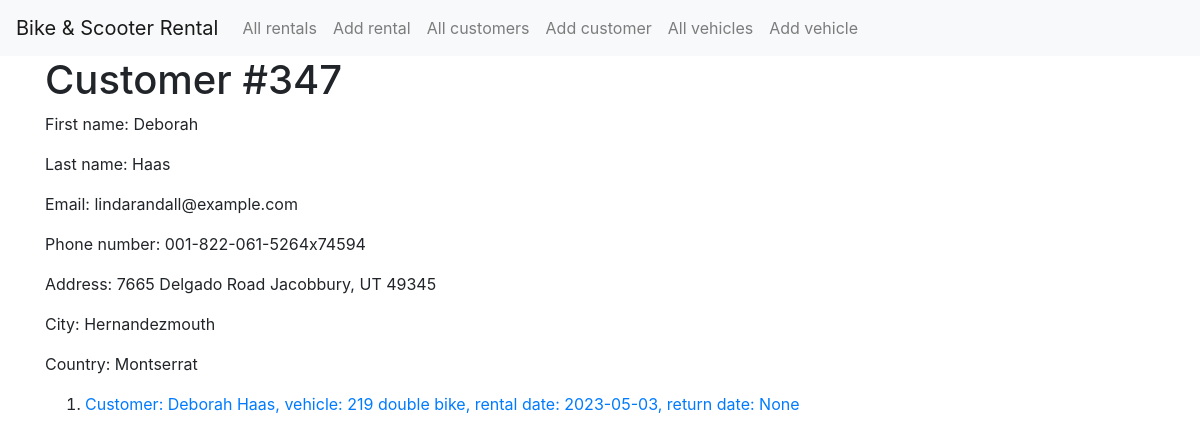
Screenshot of /rent/customer/347 with the database file from the repository.
### rent/models.py (models this page shows)
class Customer(models.Model):
    first_name = models.CharField(max_length=100)
    last_name = models.CharField(max_length=100)
    email = models.EmailField(unique=True)
    phone_number = PhoneNumberField()
    address = models.CharField(max_length=300)
    city = models.CharField(max_length=50)
    country = models.CharField(max_length=50)
    def __str__(self):
        return f"{self.first_name} {self.last_name}"

class Rental(models.Model):
    rental_date = models.DateField()
    return_date = models.DateField(null=True, blank=True)
    customer = models.ForeignKey(Customer, related_name='customer', on_delete=models.CASCADE)
    vehicle = models.ForeignKey(Vehicle, related_name='vehicle', on_delete=models.CASCADE)
    def __str__(self):
        return f"Customer: {self.customer}, vehicle: {self.vehicle}, " \
               f"rental date: {self.rental_date}, " \
               f"return date: {self.return_date}"

class Vehicle(models.Model):
    vehicle_type = models.ForeignKey(VehicleType, on_delete=models.CASCADE)
    vehicle_size = models.ForeignKey(VehicleSize, on_delete=models.CASCADE)
    date_created = models.DateTimeField(auto_now_add=True)
    real_cost = models.IntegerField()
    def __str__(self):
        return f"{self.id} {self.vehicle_size} {self.vehicle_type}"

class VehicleSize(models.Model):
    name = models.CharField(max_length=100)
    def __str__(self):
        return self.name

class VehicleType(models.Model):
    name = models.CharField(max_length=100)
    def __str__(self):
        return self.name

### rent/views.py (the view)
# urls.py: path('rent/customer/', views.all_customers, name='all_customers'),
def customer(request, pk):
    chosen_customer = Customer.objects.get(id=pk)
    rentals = Rental.objects.filter(customer=chosen_customer)
    context = {
        'title': f"Customer {chosen_customer.first_name} {chosen_customer.last_name}",
        'customer': chosen_customer,
        'rentals': rentals,
    }
    return render(request, 'rent/customer.html', context)

### rent/templates/rent/customer.html
{% extends 'rent/base.html' %}
{% block content %}
    <div class="container">
        <h1>Customer #{{ customer.id }}</h1>
        <p>First name: {{ customer.first_name }}</p>
        <p>Last name: {{ customer.last_name }}</p>
        <p>Email: {{ customer.email }}</p>
        <p>Phone number: {{ customer.phone_number }}</p>
        <p>Address: {{ customer.address }}</p>
        <p>City: {{ customer.city }}</p>
        <p>Country: {{ customer.country }}</p>
        <ol>
            {% for rental in rentals %}
                <li><a href="{% url 'rental' rental.id %}">{{ rental }}</a></li>
            {% endfor %}
        </ol>
    </div>
{% endblock content %}

### rent/static/rent/style.css (style rules this page uses)
a { text-decoration: none; }

### rows the page displays
Customer: id "347", first_name "Deborah", last_name "Haas", email "lindarandall@example.com", phone_number "001-822-061-5264x74594", address "7665 Delgado Road Jacobbury, UT 49345", city "Hernandezmouth", country "Montserrat"
Rental: customer+vehicle+rental_date "Customer: Deborah Haas, vehicle: 219 double bike, rental date: 2023-05-03, return date: None"
